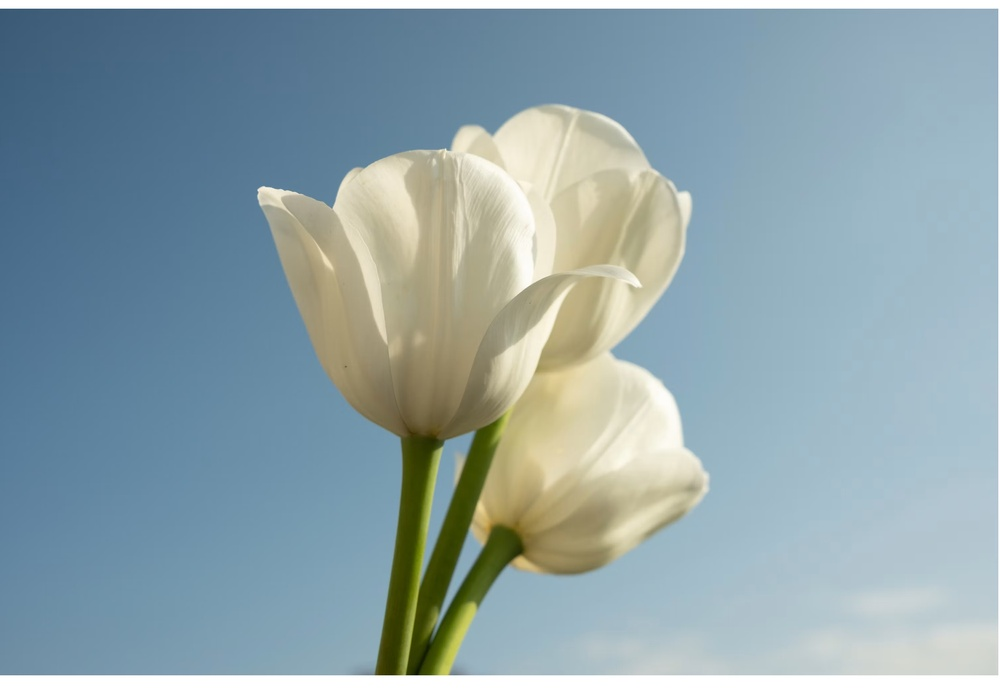
#> input picture flower.jpg, 1000 x 690 px, shrunk from 3000 x 2070 before the run
$ python fifth.py
#> lines starting #> are read from the running program, lines starting #| are printed output that depends on the picture
import cv2
import numpy as np
from matplotlib import pyplot as plt

img = cv2.imread('flower.jpg', cv2.IMREAD_GRAYSCALE)
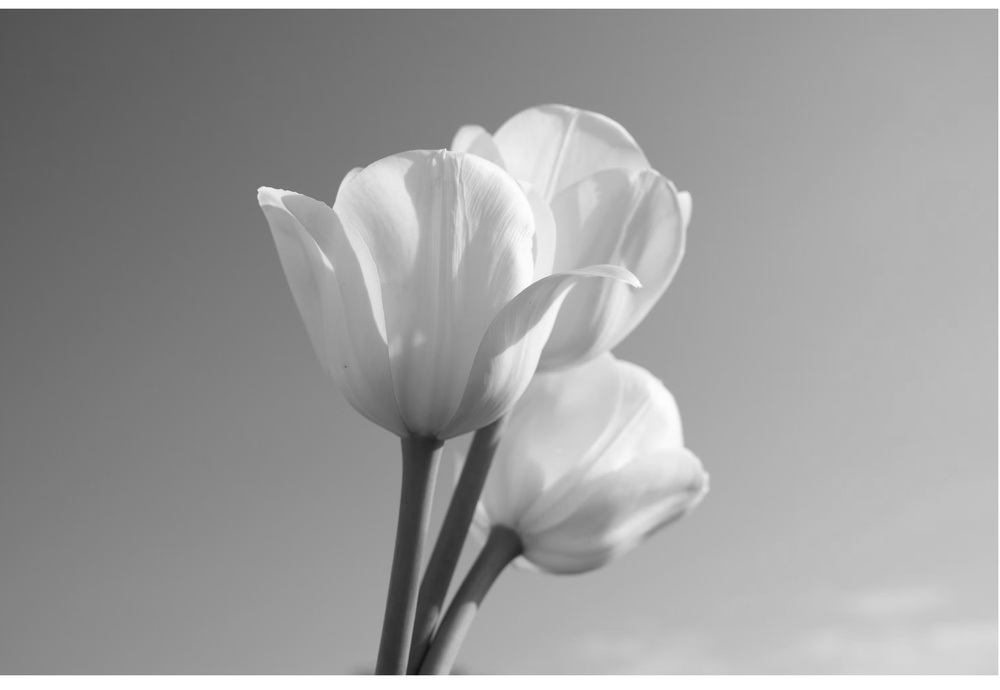
#> img: shape (690, 1000); min 7, max 255, mean 157.5

# 5a. Histogram using standard function
hist_cv = cv2.calcHist([img], [0], None, [256], [0, 256])
#> hist_cv = 256 values, max 20114 at index 255, min 0 at index 0, mean 2695.3

# Equalization using standard function
eq_cv = cv2.equalizeHist(img)
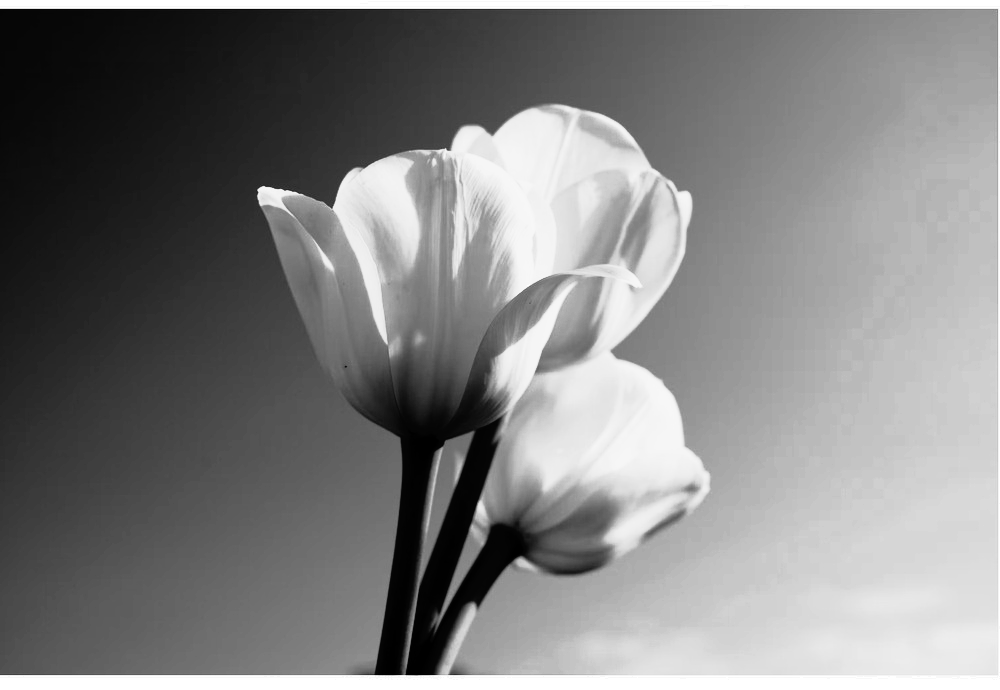
#> eq_cv: shape (690, 1000); min 0, max 255, mean 128.5

# 5b. Histogram without using standard functions
def manual_histogram(image):
    h, w = image.shape
#> h = 690; w = 1000
    hist = np.zeros(256, dtype=np.int32)  # 256 bins initialized to 0
    for i in range(h):
        for j in range(w):
            pixel_val = image[i, j]
            hist[pixel_val] += 1  # Count occurrences of each pixel value
#> after the loop, hist has the same summary as hist_cv outside manual_histogram
    return hist

hist_manual = manual_histogram(img)
#> hist_manual has the same summary as hist_cv

# Manual equalization
def manual_equalization(image):
    h, w = image.shape
#> h = 690; w = 1000
    total_pixels = h * w
#> total_pixels = 690000
    hist = manual_histogram(image)
#> hist has the same summary as hist_cv outside manual_equalization
    # Compute cumulative distribution function (CDF)
    cdf = np.zeros(256, dtype=np.float64)
    cdf[0] = hist[0] / total_pixels  # Normalized cumulative sum
    for i in range(1, 256):
        cdf[i] = cdf[i-1] + hist[i] / total_pixels
#> after the loop, cdf = 256 values from 0 to 1
    # Map each pixel: new_val = cdf[old_val] * 255
    equalized = np.zeros_like(image)
    for i in range(h):
        for j in range(w):
            equalized[i, j] = int(cdf[image[i, j]] * 255)
    return equalized.astype(np.uint8)

eq_manual = manual_equalization(img)

# Plot histograms
plt.figure(figsize=(12, 8))
plt.subplot(221), plt.imshow(img, cmap='gray'), plt.title('Original')
plt.subplot(222), plt.plot(hist_cv, color='black'), plt.title('Histogram (OpenCV)')
plt.subplot(223), plt.bar(range(256), hist_manual, color='gray'), plt.title('Histogram (Manual)')
plt.subplot(224), plt.imshow(eq_cv, cmap='gray'), plt.title('Equalized')
plt.tight_layout(); plt.show()
#> after `plt.tight_layout()`:
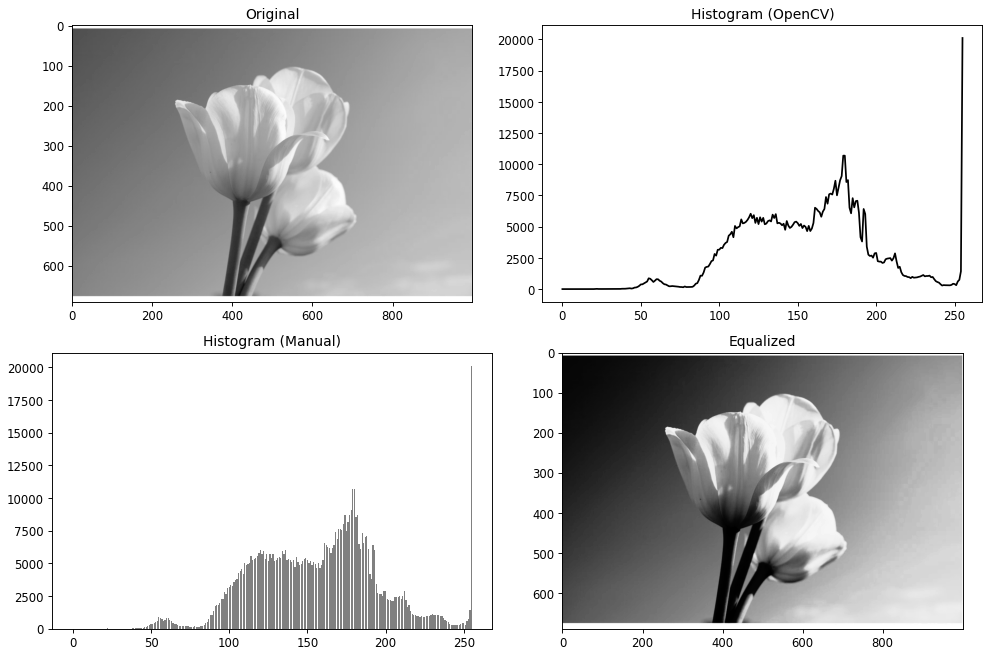
#> figure drawn by matplotlib, 4 panels; panel 2: curve peaks at x = 255, y = 20114; panel 3: tallest bar 20114 high, from x = 254.6 to 255.4

# Compare manual vs OpenCV equalization
plt.figure(figsize=(10, 4))
plt.subplot(121), plt.imshow(eq_cv, cmap='gray'), plt.title('OpenCV Equalization')
plt.subplot(122), plt.imshow(eq_manual, cmap='gray'), plt.title('Manual Equalization')
plt.show()
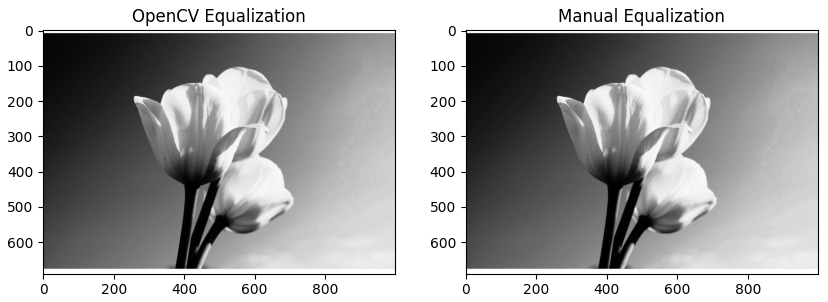
#> figure drawn by matplotlib, 2 panels
